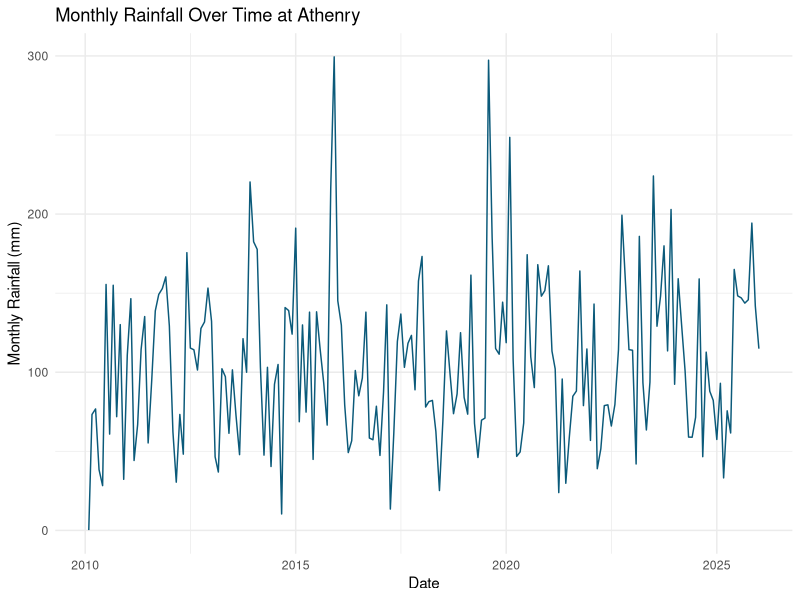
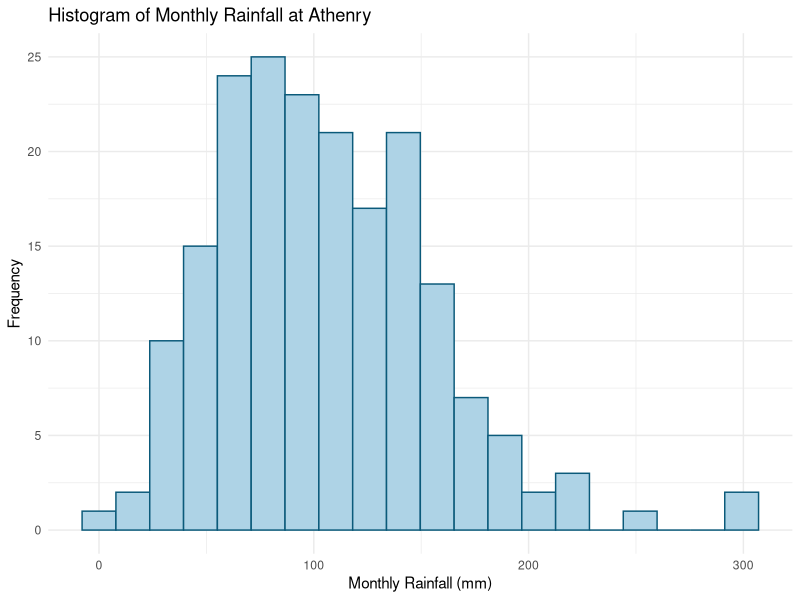
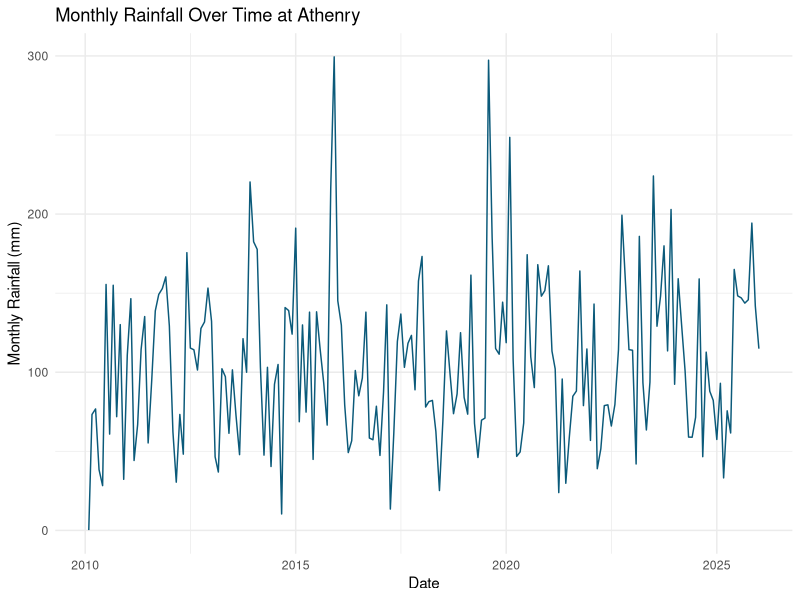
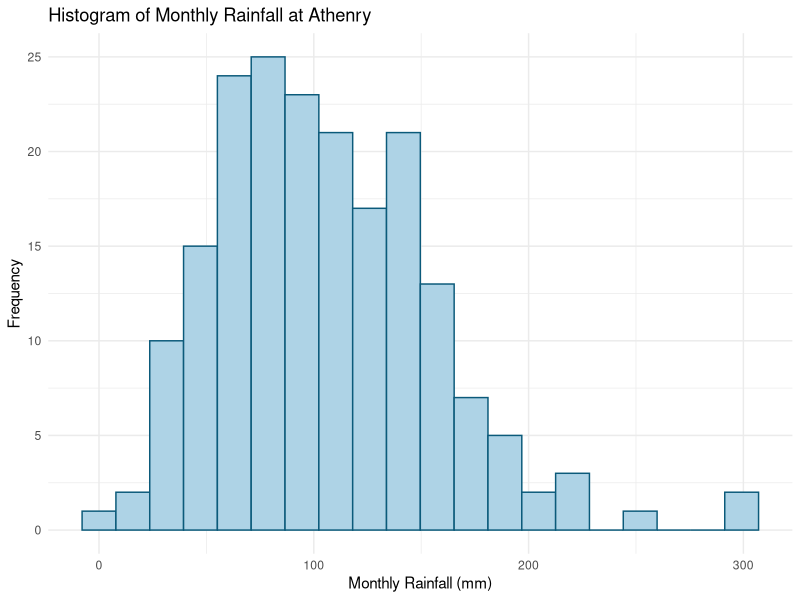

These charts were generated, in order, by the following R code:
# installs the needed packages for R
if (!requireNamespace("tidyverse", quietly = TRUE)) install.packages("tidyverse")
if (!requireNamespace("forecast",  quietly = TRUE)) install.packages("forecast")

# loads the libraries/packages for the assignment
library(tidyverse)
library(forecast)

# imports the data from the assignment excel sheet
weather <- read_csv(
  "Data Athenry.csv",
  skip = 24, # ignore the first 24 lines of the excel file which are metadata
  na = c("", " ", "NA"), # treats blanks as missing values
  show_col_types = FALSE
)

# keeps only needed columns and cleans the data
weather <- weather %>%
  select(date, maxtp, mintp, rain) %>%
  mutate(
    date = as.Date(date, format = "%d-%b-%Y"),
    maxtp = as.numeric(maxtp), 
    mintp = as.numeric(mintp),
    rain = as.numeric(rain),
    mean_temp = (maxtp + mintp) / 2, # calculates the average daily temperature
    year = as.integer(format(date, "%Y")), # extracts the year and month from each date
    month_num = as.integer(format(date, "%m")), 
    month_name = factor(month.abb[month_num], levels = month.abb)
  )

# monthly rainfall totals
monthly_rain <- weather %>%
  group_by(year, month_num, month_name) %>% # used for the rainfall graphs
  summarise(monthly_rain = sum(rain, na.rm = TRUE), .groups = "drop") %>%
  mutate(month_date = as.Date(paste(year, month_num, "01", sep = "-")))

# plot 1: monthly rainfall over time
p1 <- ggplot(monthly_rain, aes(x = month_date, y = monthly_rain)) +
  geom_line(color = "#0B5A7A") +
  labs(
    title = "Monthly Rainfall Over Time at Athenry",
    x = "Date",
    y = "Monthly Rainfall (mm)"
  ) +
  theme_minimal()

# outputs the plot 1
print(p1) 
ggsave("monthly_rainfall_time_plot.png", plot = p1, width = 8, height = 5)

# plot 2: histogram of monthly rainfall
p2 <- ggplot(monthly_rain, aes(x = monthly_rain)) +
  geom_histogram(bins = 20, fill = "#AED3E6", color = "#0B5A7A") +
  labs(
    title = "Histogram of Monthly Rainfall at Athenry",
    x = "Monthly Rainfall (mm)",
    y = "Frequency"
  ) +
  theme_minimal()

# outputs the plot 2
print(p2)
ggsave("monthly_rainfall_histogram.png", plot = p2, width = 8, height = 5)

# getting the wettest month
wettest_month_totals <- monthly_rain %>%
  group_by(month_name) %>%
  summarise(avg_monthly_rain = mean(monthly_rain, na.rm = TRUE), .groups = "drop") %>%
  arrange(desc(avg_monthly_rain))

print(wettest_month_totals)

# probability of a rainy day
prob_rainy_day <- mean(weather$rain > 0, na.rm = TRUE) 
prob_rainy_day_percent <- prob_rainy_day * 100 # the percentage

print(prob_rainy_day)
print(prob_rainy_day_percent)

# month moving average
weather <- weather %>%
  arrange(date) %>%
  mutate(
    lta_mean_temp = as.numeric(ma(mean_temp, order = 31, centre = FALSE))
  )

# year for daily temperature plot
chosen_year <- 2020

temp_year <- weather %>%
  filter(year == chosen_year)

# quartiles
q1 <- quantile(temp_year$mean_temp, 0.25, na.rm = TRUE)
q2 <- quantile(temp_year$mean_temp, 0.50, na.rm = TRUE)
q3 <- quantile(temp_year$mean_temp, 0.75, na.rm = TRUE)

print(q1)
print(q2)
print(q3)
